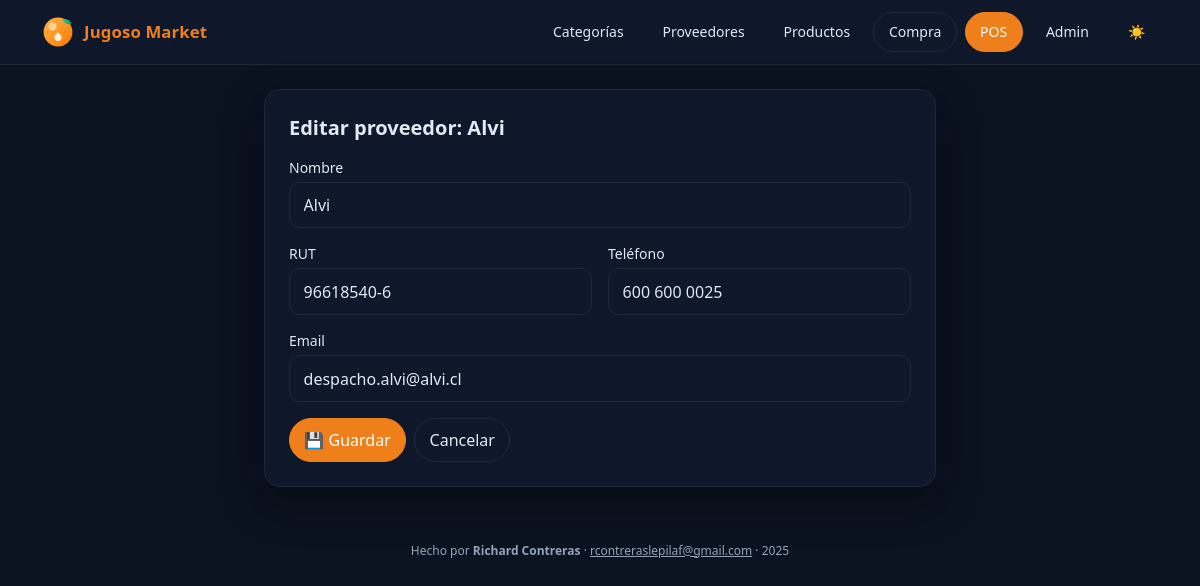
The page /proveedores/1/editar/ on the database its author committed.
### inventario/models.py (models this page shows, shortened)
class Proveedor(models.Model):
    nombre = models.CharField(max_length=120)
    rut = models.CharField(max_length=15, blank=True)
    telefono = models.CharField(max_length=30, blank=True)
    email = models.EmailField(blank=True)
    direccion = models.CharField(max_length=200, blank=True)
    activo = models.BooleanField(default=True)

### inventario/views.py (the view)
# urls.py: path("proveedores/<int:pk>/editar/", views.proveedor_editar, name="proveedor_editar"),
def proveedor_editar(request, pk):
    obj = get_object_or_404(Proveedor, pk=pk)
    form = ProveedorForm(request.POST or None, instance=obj)
    if request.method == "POST" and form.is_valid():
        form.save()
        messages.success(request, "Proveedor actualizado.")
        return redirect("inventario:proveedor_list")
    return render(request, "inventario/proveedor_form.html", {"form": form, "titulo": f"Editar proveedor: {obj.nombre}"})

### inventario/views.py
class ProveedorForm(forms.ModelForm):
    class Meta:
        model = Proveedor
        fields = ["nombre", "rut", "telefono", "email"]

### templates/inventario/proveedor_form.html (shortened to what this page needs)
{% extends "inventario/base.html" %}
{% block content %}
<div class="max-w-2xl mx-auto card p-6">
  <h1 class="text-xl font-semibold mb-4">{{ titulo }}</h1>
  <form method="post" class="grid sm:grid-cols-2 gap-4">
    <div class="sm:col-span-2">
      <label class="block mb-1 text-sm">Nombre</label>
      <input class="inp" type="text" name="nombre" value="{{ form.nombre.value|default_if_none:'' }}" required>
    </div>
    <div>
      <label class="block mb-1 text-sm">RUT</label>
      <input class="inp" type="text" name="rut" value="{{ form.rut.value|default_if_none:'' }}">
    </div>
    <div>
      <label class="block mb-1 text-sm">Teléfono</label>
      <input class="inp" type="text" name="telefono" value="{{ form.telefono.value|default_if_none:'' }}">
    </div>
    <div class="sm:col-span-2">
      <label class="block mb-1 text-sm">Email</label>
      <input class="inp" type="email" name="email" value="{{ form.email.value|default_if_none:'' }}">
    </div>
    <div class="sm:col-span-2 flex gap-2">
      <button class="btn btn-primary" type="submit">💾 Guardar</button>
      <a class="btn" href="{% url 'inventario:proveedor_list' %}">Cancelar</a>
    </div>
  </form>
</div>
{% endblock %}

### templates/inventario/base.html (style rules this page uses)
:root { --brand: #ef7f1a; --brand-600:#ea6a00; --brand-700:#c15700; --bg: #f8fafc; --panel: #ffffff; --panel-border: #e5e7eb; --text: #0f172a; --muted: #64748b; --table-row: #fcfcfd; --ring: rgba(239,127,26,0.25); }
html.dark { --bg: #0b1220; --panel: #0f172a; --panel-border: #1e293b; --text: #e2e8f0; --muted: #94a3b8; --table-row: #0d182b; --ring: rgba(239,127,26,0.35); }
.btn { display:inline-flex; align-items:center; gap:.5rem; padding:.55rem .9rem; border:1px solid var(--panel-border); border-radius:9999px; background:var(--panel); color:var(--text); text-decoration:none; transition:box-shadow .15s, transform .02s, background .15s, border-color .15s; }
.btn-primary { border-color:var(--brand); background:var(--brand); color:#fff; }
.inp { border:1px solid var(--panel-border); border-radius:9999px; padding:.55rem .9rem; outline:none; width:100%; background:var(--panel); color:var(--text); }
.card { background:var(--panel); border:1px solid var(--panel-border); border-radius:1rem; box-shadow:0 8px 24px rgba(17,24,39,.06); }
html.dark .card { box-shadow:0 16px 40px rgba(0,0,0,.35); }
input[type="text"], input[type="number"], input[type="email"], input[type="password"], input[type="tel"], input[type="url"], input[type="search"], select, textarea { width: 100%; background: var(--panel); color: var(--text); border: 1px solid var(--panel-border); border-radius: .65rem; padding: .65rem .85rem; outline: none; }
input::placeholder, textarea::placeholder { color: var(--muted); opacity: 1; }
label { color: var(--text); }
button, input[type="submit"] { background: var(--brand); color: #fff; border: 1px solid var(--brand); border-radius: .7rem; padding: .6rem 1rem; cursor: pointer; }

### rows shown on the page
Proveedor: nombre "Alvi", rut "96618540-6", telefono "600 600 0025", email "despacho.alvi@alvi.cl"

### other values the page prints
{{ titulo }} "Editar proveedor: Alvi"
